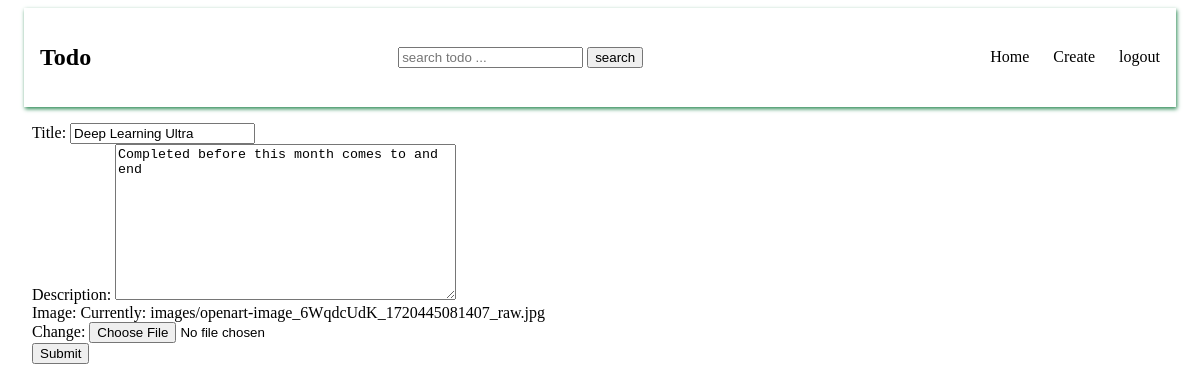
The page /todos/2/update/ (signed in) on the database its author committed.
### base/models.py (models this page shows, shortened)
class Todo(models.Model):
    title = models.CharField(max_length=100)
    description = models.TextField(max_length=500)
    image = models.ImageField(upload_to='images/')

### base/views.py (the view)
# urls.py: path('todos/<str:pk>/update/', views.todo_update, name='todo-update'),
@login_required(login_url='login')
def todo_update(request, pk):
    todo = Todo.objects.get(pk=pk)
    form = TodoCreationForm(instance=todo)
    if request.method == 'POST':
        form = TodoCreationForm(request.POST, request.FILES, instance=todo)
        if form.is_valid():
            form.save()
            return redirect('todo-details', pk=pk)
    context = {'form':form, 'todo':todo}
    return render(request, 'base/todo_form.html', context)

### base/forms.py
class TodoCreationForm(forms.ModelForm):
    class Meta:
        model = Todo
        fields = ['title', 'description', 'image']

### base/templates/base/todo_form.html (shortened to what this page needs)
{% extends "base/main.html" %}
{% block content  %}
<form method='post' enctype="multipart/form-data">
    <div>
        <label for="title">Title:</label>
        {{form.title}}
    </div>
    <div>
        <label for="description">Description:</label>
        {{form.description}}
    </div>
    <div>
        <label for="image">Image:</label>
        {{form.image}}
    </div>
    <div>
        <button type="submit">Submit</button>
    </div>
</form>
{% endblock content  %}

### base/static/base/styles.css (style rules this page uses)
a { text-decoration: none; color: black; }

### rows shown on the page
Todo: title "Deep Learning Ultra", description "Completed before this month comes to and end"
